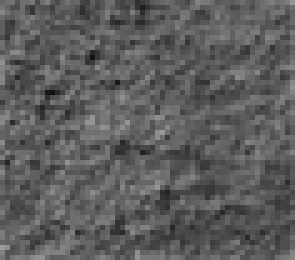
//> input picture DIP4（小组，灰度共生矩阵林地提取）/pan1.bmp, 59 x 52 px, shrunk from 152 x 134 before the run (shown 5 times larger)
$ ./DIP4   (built with g++ and OpenCV 4)
//> lines starting //> are read from the running program, lines starting //| are printed output that depends on the picture; after the words box and inside, x2 and y2 are one past the last pixel; in counts of white or black regions, pixels touching at a corner belong together
//> further down, my_image is the input picture: 52 rows x 59 cols, CV_8UC1; min 17, max 154, mean 92.6
// [394 lines of commented-out code are left out]
#include <iostream>
#include<stdlib.h>
#include"opencv2/opencv.hpp"
#include<opencv2/core.hpp>
#include<opencv2/highgui/highgui.hpp>
#include<Windows.h>
using namespace std;
using namespace cv;

//角二阶矩
double Get_SecMoment(int length, double(*p)[16])
{//传入灰度共生矩阵、矩阵边长
    double SecMoment = 0.0;//定义角二阶矩
    for (int i = 0; i < length; i++) {
        for (int j = 0; j < length; j++) {
            SecMoment += p[i][j] * p[i][j];
        }
    }
    return SecMoment;
}
//惯性矩
double Get_InaMoment(int length, double(*p)[16])
{
    //传入灰度共生矩阵、矩阵边长
    double InaMoment = 0.0;//定义惯性矩
    for (int i = 0; i < length; i++)
    {
        for (int j = 0; j < length; j++)
        {
            InaMoment += (double)(j - i) * (j - i) * p[i][j];
        }
    }
    return InaMoment;
}
//逆差矩
double Get_inverse(int length, double(*p)[16])
{
    double inverse = 0;
    for (int i = 0; i < length; i++)
        for (int j = 0; j < length; j++)
        {
            inverse = p[i][j] / (1 + (double)(i - j) * (i - j)) + inverse;
        }
    return inverse;
}

//相关
double Get_relativity(int length, double(*p)[16]) {
    double u1 = 0, u2 = 0, delta1 = 0, delta2 = 0;
    double s1 = 0, temp = 0;
    for (int i = 0; i < length; i++) {
        temp = 0;
        for (int j = 0; j < length; j++)
        {
            temp += p[i][j];
        }
        u1 += temp * i;
    }
    temp = 0;
    for (int j = 0; j < length; j++) {
        temp = 0;
        for (int i = 0; i < length; i++)
        {
            temp = temp + p[i][j];
        }
        u2 += (temp * j);
    }
    temp = 0;
    for (int i = 0; i < length; i++) {
        temp = 0;
        for (int j = 0; j < length; j++)
        {
            temp = temp + p[i][j];
        }
        delta1 += (i - u1) * (i - u1) * temp;
    }
    temp = 0;
    for (int j = 0; j < length; j++)
    {
        temp = 0;
        for (int i = 0; i < length; i++)
        {
            temp = temp + p[i][j];
        }
        delta2 += (j - u2) * (j - u2) * temp;
    }
    temp = 0;
    for (int i = 0; i < length; i++)
    {
        for (int j = 0; j < length; j++)
        {
            temp += i * j * p[i][j];
        }
    }
    double relativity = (temp - u1 * u2) / delta1 / delta2;
    return relativity;
}
//熵
double entropy(int length, double(*p)[16])
{
    double entropy = 0;
    for (int i = 0; i < length; i++)
    {
        for (int j = 0; j < length; j++)
        {
            if (p[i][j] <= 0) continue;
            entropy = entropy - p[i][j] * (log(p[i][j]) / log(2));
        }
    }
    return entropy;
}

//求灰度共生矩阵及特征量
void GreyMat(Mat my_image, double& feature, int choice)
{
    unsigned char* ptr = my_image.data;
    int height = my_image.rows;
    int width = my_image.cols;

    double p0[16][16] = { 0 };          //方向为0、45、90、135的四个共生矩阵
    double p45[16][16] = { 0 };
    double p90[16][16] = { 0 };
    double p135[16][16] = { 0 };


    //计算图像最大灰度级
    int pixel = 0;
    double nMaxPixel = 0;
    for (int i = 0; i < height; i++)
    {
        for (int j = 0; j < width; j++)
        {
            if (ptr[i * width + j] > nMaxPixel)
            {
                nMaxPixel = ptr[i * width + j];
            }
        }
    }
    //最大灰度级比最大灰度值大1
    nMaxPixel = nMaxPixel + 1;

    //将灰度级压缩到16级
    for (int i = 0; i < height; i++)
    {
        for (int j = 0; j < width; j++)
        {
            pixel = ptr[i * width + j];
            pixel = int(pixel * 16 / nMaxPixel);

            ptr[i * width + j] = pixel;
        }
    }

    //求各个方向的灰度共生矩阵
    int pixel_0 = 0;    //暂时存放灰度值
    int pixel_45 = 0;
    int pixel_90 = 0;
    int pixel_135 = 0;
    int k = 0;
    for (int i = 0; i < height; i++)
    {
        for (int j = 0; j < width; j++)
        {
            pixel = int(ptr[i * width + j]);

            //防止越界
            if (j < width - 1)
            {
                pixel_0 = ptr[i * width + j + 1];
                p0[pixel][pixel_0]++;
                p0[pixel_0][pixel]++;
            }
            if (j < width - 1 && i < height - 1)
            {
                pixel_45 = ptr[(i + 1) * width + j + 1];

                p45[pixel][pixel_45]++;
                p45[pixel_45][pixel]++;
            }
            if (i < height - 1)
            {
                pixel_90 = ptr[(i + 1) * width + j];

                p90[pixel][pixel_90]++;
                p90[pixel_90][pixel]++;
            }
            if (j > 0 && i < height - 1)
            {
                pixel_135 = ptr[(i + 1) * width + j];

                p135[pixel][pixel_135]++;
                p135[pixel_135][pixel]++;
            }
        }
    }

    //正规化处理
    int sum0 = 2 * height * (width - 1);
    int sum45 = 2 * (height - 1) * (width - 1);
    int sum90 = 2 * (height - 1) * width;
    int sum135 = 2 * (height - 1) * (width - 1);

    for (int i = 0; i < 16; i++)
    {
        for (int j = 0; j < 16; j++)
        {
            p0[i][j] = p0[i][j] / sum0;
            p45[i][j] = p45[i][j] / sum45;
            p90[i][j] = p90[i][j] / sum90;
            p135[i][j] = p135[i][j] / sum135;
        }
    }

    double I1 = 0.0, I2 = 0.0, I3 = 0.0, I4 = 0.0;

    if (choice == 1)
    {
        //角二阶矩
        I1 = Get_SecMoment(16, p0);
        I2 = Get_SecMoment(16, p45);
        I3 = Get_SecMoment(16, p90);
        I4 = Get_SecMoment(16, p135);
    }
    else if (choice == 2)
    {
        //惯性矩
        I1 = Get_InaMoment(16, p0);
        I2 = Get_InaMoment(16, p45);
        I3 = Get_InaMoment(16, p90);
        I4 = Get_InaMoment(16, p135);
    }
    else if (choice == 3)
    {
        //逆差矩
        I1 = Get_inverse(16, p0);
        I2 = Get_inverse(16, p45);
        I3 = Get_inverse(16, p90);
        I4 = Get_inverse(16, p135);
    }
    else if (choice == 4)
    {
        I1 = Get_relativity(16, p0);
        I2 = Get_relativity(16, p45);
        I3 = Get_relativity(16, p90);
        I4 = Get_relativity(16, p135);
    }
    else if (choice == 5)
    {
        // 熵
        I1 = entropy(16, p0);
        I2 = entropy(16, p45);
        I3 = entropy(16, p90);
        I4 = entropy(16, p135);
    }
    feature = (I1 + I2 + I3 + I4) / 4.0;
    //  cout << "特征值"<<choice<<"为：" << feature << endl;
}

void GetFeature(Mat img, int pos, double feature_aver[5])//模板在图中移动,分割,最终返回示例图平均特征向量
{
//> called with pos = 8
    int height = img.rows;
//> height = 52
    int width = img.cols;
//> width = 59
    //Mat new_img(img.rows - 2 * pos, img.cols - 2 * pos, CV_64FC1, Scalar(0.0));
    Mat tmp_img = Mat::zeros(2 * pos + 1, 2 * pos + 1, CV_64FC1);
    double feature_sum[5] = { 0.0 };
    int num_x = 0, num_y = 0;
    for (int i = pos; i < height - pos; i = i + 2 * pos + 1) //中心位置移动
    {
        for (int j = pos; j < width - pos; j = j + 2 * pos + 1)
        {
            for (int m = 0; m < tmp_img.rows; m++)
            {
                for (int n = 0; n < tmp_img.cols; n++)
                {
                    tmp_img.at<double>(m, n) = img.at<uchar>(i - pos + m, j - pos + n);
                }
            }
            double feature[5] = { 0.0 };
            for (int t = 0; t < 5; t++)
            {
                double p = 0.0;
                GreyMat(tmp_img, p, t + 1);//返回单位图像灰度共生矩阵特征值
                feature[t] = p;
                feature_sum[t] += feature[t];
            }
            num_y++;
        }
        num_x++;
    }
//> this loop made 3 passes
//> num_y on passes 1 to 3: 3, 6, 9
//> after the loop, feature_sum = [2.52, 201.2, 4.99, 0.144, 25.72]; num_y = 9; num_x = 3
    for (int i = 0; i < 5; i++)
    {
        feature_aver[i] = feature_sum[i] / (num_x * num_y);
    }

}

double dotProduct(const double* vec1, const double* vec2, int size) {
    double result = 0.0;
    for (int i = 0; i < size; i++) {
        result += vec1[i] * vec2[i];
    }
    return result;
}//向量点乘

double calculateNorm(const double* vec, int size) {
    double result = 0.0;
    for (int i = 0; i < size; i++) {
        result += vec[i] * vec[i];
    }
    return std::sqrt(result);
}//范数计算

double calculateCosineSimilarity(const double* vec1, const double* vec2, int size)
{
    double dot = dotProduct(vec1, vec2, size);
    double norm1 = calculateNorm(vec1, size);
    double norm2 = calculateNorm(vec2, size);

    return dot / (norm1 * norm2);
}//计算余弦相似度

Mat GetForest(Mat img, int pos, double feature_aver[5])
{
    int height = img.rows;
    int width = img.cols;
    Mat newimg = img.clone();
    Mat tmp_img = Mat::zeros(2 * pos + 1, 2 * pos + 1, CV_64FC1);
    int num_x = 0, num_y = 0;
    for (int i = pos; i < height - pos; i = i + 1) //中心位置移动
    {
        for (int j = pos; j < width - pos; j = j + 1)
        {
            for (int m = 0; m < tmp_img.rows; m++)
            {
                for (int n = 0; n < tmp_img.cols; n++)
                {
                    tmp_img.at<double>(m, n) = img.at<uchar>(i - pos + m, j - pos + n);
                }
            }
            double feature[5] = { 0.0 };
            for (int t = 0; t < 5; t++)
            {
                double p = 0.0;
                GreyMat(tmp_img, p, t + 1);//返回单位图像灰度共生矩阵特征值
                feature[t] = p;
            }
            double com = calculateCosineSimilarity(feature, feature_aver, 5);
            cout << com << endl;
            if (com < 0.9985)
            {
                for (int a = 0; a < tmp_img.rows; a++)
                {
                    for (int b = 0; b < tmp_img.cols; b++)
                        newimg.at<uchar>(i - pos + a, j - pos + b) = 0;
                }
            }
            else
            {
                for (int a = 0; a < tmp_img.rows; a++)
                {
                    for (int b = 0; b < tmp_img.cols; b++)
                        newimg.at<uchar>(i - pos + a, j - pos + b) = 255;
                }
            }//化为二值图像
        }
    }
    namedWindow("final", WINDOW_NORMAL);
    imshow("final", newimg);
    cv::waitKey();
    return newimg;
}

int main()
{
    Mat my_image = imread("pan1.bmp", IMREAD_GRAYSCALE);   // 读入图片
    imshow("1", my_image);
    waitKey();
    double feature_ex[5] = { 0 };
    GetFeature(my_image, 8, feature_ex);
//> feature_ex = [0.0934, 7.45, 0.185, 0.00535, 0.952]
    cout << "特征向量为" << endl;
    for (int i = 0; i < 5; i++)cout << feature_ex[i] << " ";
//> this loop made 5 passes
//| 0.0933746 7.45364 0.184847 0.00534721 0.952451
    Mat r_image = imread("pan3.bmp", IMREAD_GRAYSCALE);   // 读入图片
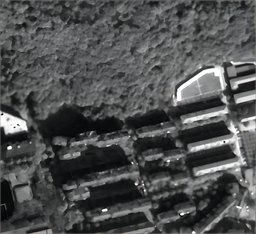
//> input picture DIP4（小组，灰度共生矩阵林地提取）/pan3.bmp, 256 x 234 px, shrunk from 664 x 606 before the run
//> r_image: 234 rows x 256 cols, CV_8UC1; min 0, max 255, mean 79.6
    imshow("2", r_image);
    waitKey();
    Mat newimg;
    newimg = GetForest(r_image, 8, feature_ex);
//> after the loop in GetForest, `for (int i = pos; i < height - pos; i = i + 1)`:
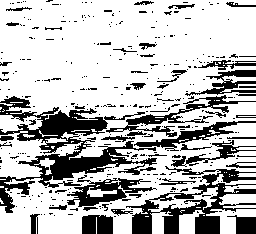
//> newimg: 234 rows x 256 cols, CV_8UC1; 73% white; 345 black regions (293 under 20 px), largest, box (x1, y1, x2, y2) and area: (0, 96, 157, 213) 5039, (126, 166, 256, 234) 2973, (67, 175, 157, 207) 1095
    // [7 lines of commented-out code are left out]
    waitKey();
    return 0;
}
